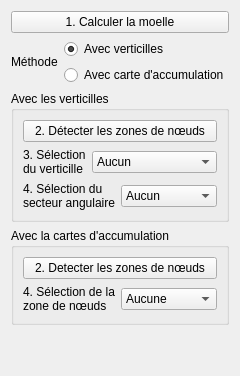
       <widget class="QWidget" name="widget">
        <attribute name="title">
         <string>Processus</string>
        </attribute>
        <layout class="QVBoxLayout" name="verticalLayout_20">
         <item>
          <widget class="QPushButton" name="_buttonComputePith">
           <property name="text">
            <string>1. Calculer la moelle</string>
           </property>
          </widget>
         </item>
         <item>
          <layout class="QHBoxLayout" name="horizontalLayout_11">
           <property name="bottomMargin">
            <number>0</number>
           </property>
           <item>
            <widget class="QLabel" name="label_11">
             <property name="text">
              <string>Méthode</string>
             </property>
            </widget>
           </item>
           <item>
            <layout class="QVBoxLayout" name="verticalLayout_17">
             <item>
              <widget class="QRadioButton" name="_radioWithWhorls">
               <property name="text">
                <string>Avec verticilles</string>
               </property>
               <property name="checked">
                <bool>true</bool>
               </property>
              </widget>
             </item>
             <item>
              <widget class="QRadioButton" name="_radioWithAccumulationMap">
               <property name="text">
                <string>Avec carte d'accumulation</string>
               </property>
              </widget>
             </item>
            </layout>
           </item>
          </layout>
         </item>
         <item>
          <widget class="QGroupBox" name="groupBox_2">
           <property name="title">
            <string>Avec les verticilles</string>
           </property>
           <layout class="QVBoxLayout" name="verticalLayout_23">
            <item>
             <widget class="QPushButton" name="_buttonUpdateSliceAndSectorHistograms">
              <property name="toolTip">
               <string>Mettre à jour l'histogramme</string>
              </property>
              <property name="text">
               <string>2. Détecter les zones de nœuds</string>
              </property>
             </widget>
            </item>
            <item>
             <layout class="QHBoxLayout" name="horizontalLayout_15">
              <item>
               <widget class="QLabel" name="label_28">
                <property name="sizePolicy">
                 <sizepolicy hsizetype="Maximum" vsizetype="Preferred">
                  <horstretch>0</horstretch>
                  <verstretch>0</verstretch>
                 </sizepolicy>
                </property>
                <property name="text">
                 <string>3. Sélection
du verticille</string>
                </property>
               </widget>
              </item>
              <item>
               <widget class="QComboBox" name="_comboSelectSliceInterval">
                <item>
                 <property name="text">
                  <string>Aucun</string>
                 </property>
                </item>
               </widget>
              </item>
             </layout>
            </item>
            <item>
             <layout class="QHBoxLayout" name="horizontalLayout_19">
              <item>
               <widget class="QLabel" name="label_4">
                <property name="sizePolicy">
                 <sizepolicy hsizetype="Maximum" vsizetype="Preferred">
                  <horstretch>0</horstretch>
                  <verstretch>0</verstretch>
                 </sizepolicy>
                </property>
                <property name="text">
                 <string>4. Sélection du
secteur angulaire</string>
                </property>
               </widget>
              </item>
              <item>
               <widget class="QComboBox" name="_comboSelectSectorInterval">
                <property name="sizePolicy">
                 <sizepolicy hsizetype="Minimum" vsizetype="Fixed">
                  <horstretch>0</horstretch>
                  <verstretch>0</verstretch>
                 </sizepolicy>
                </property>
                <item>
                 <property name="text">
                  <string>Aucun</string>
                 </property>
                </item>
               </widget>
              </item>
             </layout>
            </item>
           </layout>
          </widget>
         </item>
         <item>
          <widget class="QGroupBox" name="groupBox_3">
           <property name="title">
            <string>Avec la cartes d'accumulation</string>
           </property>
           <layout class="QVBoxLayout" name="verticalLayout_22">
            <item>
             <widget class="QPushButton" name="_buttonComputeZMotionMapKnotAreas">
              <property name="text">
               <string>2. Detecter les zones de nœuds</string>
              </property>
             </widget>
            </item>
            <item>
             <layout class="QHBoxLayout" name="horizontalLayout_18">
              <item>
               <widget class="QLabel" name="label_54">
                <property name="sizePolicy">
                 <sizepolicy hsizetype="Maximum" vsizetype="Preferred">
                  <horstretch>0</horstretch>
                  <verstretch>0</verstretch>
                 </sizepolicy>
                </property>
                <property name="text">
                 <string>4. Sélection de la
zone de nœuds</string>
                </property>
               </widget>
              </item>
              <item>
               <widget class="QComboBox" name="_comboSelectKnotArea">
                <item>
                 <property name="text">
                  <string>Aucune</string>
                 </property>
                </item>
               </widget>
              </item>
             </layout>
            </item>
           </layout>
          </widget>
         </item>
         <item>
          <spacer name="verticalSpacer_4">
           <property name="orientation">
            <enum>Qt::Vertical</enum>
           </property>
           <property name="sizeHint" stdset="0">
            <size>
             <width>20</width>
             <height>40</height>
            </size>
           </property>
          </spacer>
         </item>
        </layout>
       </widget>
